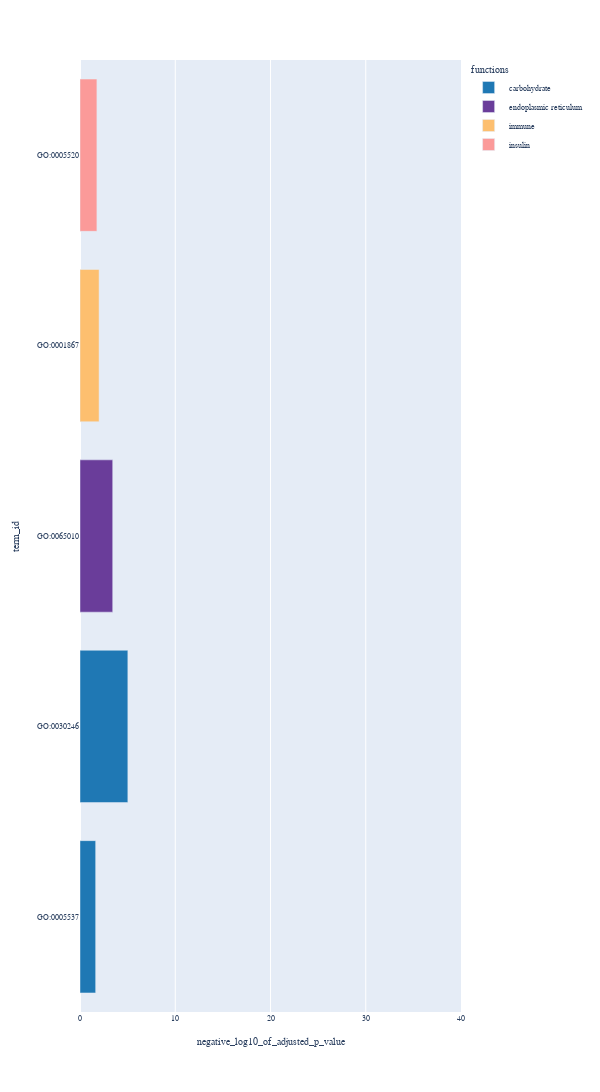

The code cell stored with this chart in its notebook:
### Code cell
fig = px.bar(ancient[ancient['intersection_size']<120],y='term_id',x='negative_log10_of_adjusted_p_value',color='functions',color_discrete_map=color_pettle,width=200)
fig.update_layout(
    width=600,  # 设置宽度为800像素
    height=1200,  # 设置高度为600像素
    # yaxis=dict(range=[0, 120]), # 设置y轴的范围为0到120
    xaxis=dict(range=[0, 40])
)
fig.update_layout(
    font=dict(
        family="Arial",
        size=8
    ),
        yaxis=dict(
        tickmode='linear',
        dtick=1
    )
)
fig.show()
fig.write_image('./65_ancient_genes_enrichment.pdf')

### Figure 1 — Plotly figure (JSON) as saved in the notebook; plotly's stock layout.template omitted (floating-point values rounded to 4 significant figures)
{"data": [{"alignmentgroup": "True", "hovertemplate": "functions=carbohydrate<br>negative_log10_of_adjusted_p_value=%{x}<br>term_id=%{y}<extra></extra>", "legendgroup": "carbohydrate", "marker": {"color": "#1f78b4", "pattern": {"shape": ""}}, "name": "carbohydrate", "offsetgroup": "carbohydrate", "orientation": "h", "showlegend": true, "textposition": "auto", "type": "bar", "x": [1.646, 5.024], "xaxis": "x", "y": ["GO:0005537", "GO:0030246"], "yaxis": "y"}, {"alignmentgroup": "True", "hovertemplate": "functions=endoplasmic reticulum<br>negative_log10_of_adjusted_p_value=%{x}<br>term_id=%{y}<extra></extra>", "legendgroup": "endoplasmic reticulum", "marker": {"color": "#6a3d9a", "pattern": {"shape": ""}}, "name": "endoplasmic reticulum", "offsetgroup": "endoplasmic reticulum", "orientation": "h", "showlegend": true, "textposition": "auto", "type": "bar", "x": [3.435], "xaxis": "x", "y": ["GO:0065010"], "yaxis": "y"}, {"alignmentgroup": "True", "hovertemplate": "functions=immune<br>negative_log10_of_adjusted_p_value=%{x}<br>term_id=%{y}<extra></extra>", "legendgroup": "immune", "marker": {"color": "#fdbf6f", "pattern": {"shape": ""}}, "name": "immune", "offsetgroup": "immune", "orientation": "h", "showlegend": true, "textposition": "auto", "type": "bar", "x": [2.004], "xaxis": "x", "y": ["GO:0001867"], "yaxis": "y"}, {"alignmentgroup": "True", "hovertemplate": "functions=insulin<br>negative_log10_of_adjusted_p_value=%{x}<br>term_id=%{y}<extra></extra>", "legendgroup": "insulin", "marker": {"color": "#fb9a99", "pattern": {"shape": ""}}, "name": "insulin", "offsetgroup": "insulin", "orientation": "h", "showlegend": true, "textposition": "auto", "type": "bar", "x": [1.774], "xaxis": "x", "y": ["GO:0005520"], "yaxis": "y"}], "layout": {"barmode": "relative", "font": {"family": "Arial", "size": 8}, "height": 1200, "legend": {"title": {"text": "functions"}, "tracegroupgap": 0}, "margin": {"t": 60}, "width": 600, "xaxis": {"anchor": "y", "domain": [0, 1], "range": [0, 40], "title": {"text": "negative_log10_of_adjusted_p_value"}}, "yaxis": {"anchor": "x", "domain": [0, 1], "dtick": 1, "tickmode": "linear", "title": {"text": "term_id"}}}}
